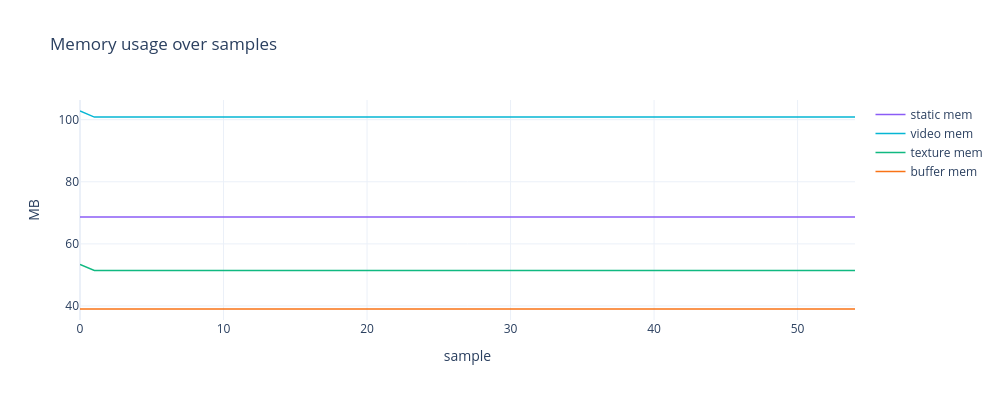

Notebook source saved alongside this figure:
### Markdown cell above
## 2 — Memory usage

### Code cell
# convert bytes -> MB
mem_cols = {
    'memory/static':   ('static mem',  '#8B5CF6'),
    'video/video_mem': ('video mem',   '#06B6D4'),
    'video/texture_mem': ('texture mem', '#10B981'),
    'video/buffer_mem':  ('buffer mem',  '#F97316'),
}

fig = go.Figure()
for col, (label, color) in mem_cols.items():
    if col in df.columns:
        fig.add_trace(go.Scatter(
            x=SAMPLES, y=df[col] / 1024 / 1024,
            mode='lines', name=label,
            line=dict(color=color, width=1.5)
        ))

fig.update_layout(
    title='Memory usage over samples',
    xaxis_title='sample', yaxis_title='MB',
    template='plotly_white', width=1000, height=400
)
fig.write_image(OUT / '02_memory.png')
fig.show()

### Figure 1 — Plotly figure (JSON) as saved in the notebook; plotly's stock layout.template omitted (floating-point values rounded to 4 significant figures)
{"data": [{"line": {"color": "#8B5CF6", "width": 1.5}, "mode": "lines", "name": "static mem", "type": "scatter", "x": [0, 1, 2, 3, 4, 5, 6, 7, 8, 9, 10, 11, 12, 13, 14, 15, 16, 17, 18, 19, 20, 21, 22, 23, 24, 25, 26, 27, 28, 29, 30, 31, 32, 33, 34, 35, 36, 37, 38, 39, 40, 41, 42, 43, 44, 45, 46, 47, 48, 49, 50, 51, 52, 53, 54], "y": [68.69, 68.69, 68.69, 68.69, 68.69, 68.69, 68.69, 68.69, 68.69, 68.69, 68.69, 68.69, 68.69, 68.69, 68.69, 68.69, 68.69, 68.69, 68.69, 68.69, 68.69, 68.69, 68.69, 68.69, 68.69, 68.69, 68.69, 68.69, 68.69, 68.69, 68.69, 68.69, 68.69, 68.69, 68.69, 68.69, 68.69, 68.69, 68.69, 68.69, 68.69, 68.69, 68.69, 68.69, 68.69, 68.69, 68.69, 68.69, 68.69, 68.69, 68.69, 68.69, 68.69, 68.69, 68.69]}, {"line": {"color": "#06B6D4", "width": 1.5}, "mode": "lines", "name": "video mem", "type": "scatter", "x": [0, 1, 2, 3, 4, 5, 6, 7, 8, 9, 10, 11, 12, 13, 14, 15, 16, 17, 18, 19, 20, 21, 22, 23, 24, 25, 26, 27, 28, 29, 30, 31, 32, 33, 34, 35, 36, 37, 38, 39, 40, 41, 42, 43, 44, 45, 46, 47, 48, 49, 50, 51, 52, 53, 54], "y": [102.8, 100.8, 100.8, 100.8, 100.8, 100.8, 100.8, 100.8, 100.8, 100.8, 100.8, 100.8, 100.8, 100.8, 100.8, 100.8, 100.8, 100.8, 100.8, 100.8, 100.8, 100.8, 100.8, 100.8, 100.8, 100.8, 100.8, 100.8, 100.8, 100.8, 100.8, 100.8, 100.8, 100.8, 100.8, 100.8, 100.8, 100.8, 100.8, 100.8, 100.8, 100.8, 100.8, 100.8, 100.8, 100.8, 100.8, 100.8, 100.8, 100.8, 100.8, 100.8, 100.8, 100.8, 100.8]}, {"line": {"color": "#10B981", "width": 1.5}, "mode": "lines", "name": "texture mem", "type": "scatter", "x": [0, 1, 2, 3, 4, 5, 6, 7, 8, 9, 10, 11, 12, 13, 14, 15, 16, 17, 18, 19, 20, 21, 22, 23, 24, 25, 26, 27, 28, 29, 30, 31, 32, 33, 34, 35, 36, 37, 38, 39, 40, 41, 42, 43, 44, 45, 46, 47, 48, 49, 50, 51, 52, 53, 54], "y": [53.39, 51.44, 51.44, 51.44, 51.44, 51.44, 51.44, 51.44, 51.44, 51.44, 51.44, 51.44, 51.44, 51.44, 51.44, 51.44, 51.44, 51.44, 51.44, 51.44, 51.44, 51.44, 51.44, 51.44, 51.44, 51.44, 51.44, 51.44, 51.44, 51.44, 51.44, 51.44, 51.44, 51.44, 51.44, 51.44, 51.44, 51.44, 51.44, 51.44, 51.44, 51.44, 51.44, 51.44, 51.44, 51.44, 51.44, 51.44, 51.44, 51.44, 51.44, 51.44, 51.44, 51.44, 51.44]}, {"line": {"color": "#F97316", "width": 1.5}, "mode": "lines", "name": "buffer mem", "type": "scatter", "x": [0, 1, 2, 3, 4, 5, 6, 7, 8, 9, 10, 11, 12, 13, 14, 15, 16, 17, 18, 19, 20, 21, 22, 23, 24, 25, 26, 27, 28, 29, 30, 31, 32, 33, 34, 35, 36, 37, 38, 39, 40, 41, 42, 43, 44, 45, 46, 47, 48, 49, 50, 51, 52, 53, 54], "y": [39.03, 39.03, 39.03, 39.03, 39.03, 39.03, 39.03, 39.03, 39.03, 39.03, 39.03, 39.03, 39.03, 39.03, 39.03, 39.03, 39.03, 39.03, 39.03, 39.03, 39.03, 39.03, 39.03, 39.03, 39.03, 39.03, 39.03, 39.03, 39.03, 39.03, 39.03, 39.03, 39.03, 39.03, 39.03, 39.03, 39.03, 39.03, 39.03, 39.03, 39.03, 39.03, 39.03, 39.03, 39.03, 39.03, 39.03, 39.03, 39.03, 39.03, 39.03, 39.03, 39.03, 39.03, 39.03]}], "layout": {"height": 400, "title": {"text": "Memory usage over samples"}, "width": 1000, "xaxis": {"title": {"text": "sample"}}, "yaxis": {"title": {"text": "MB"}}}}
